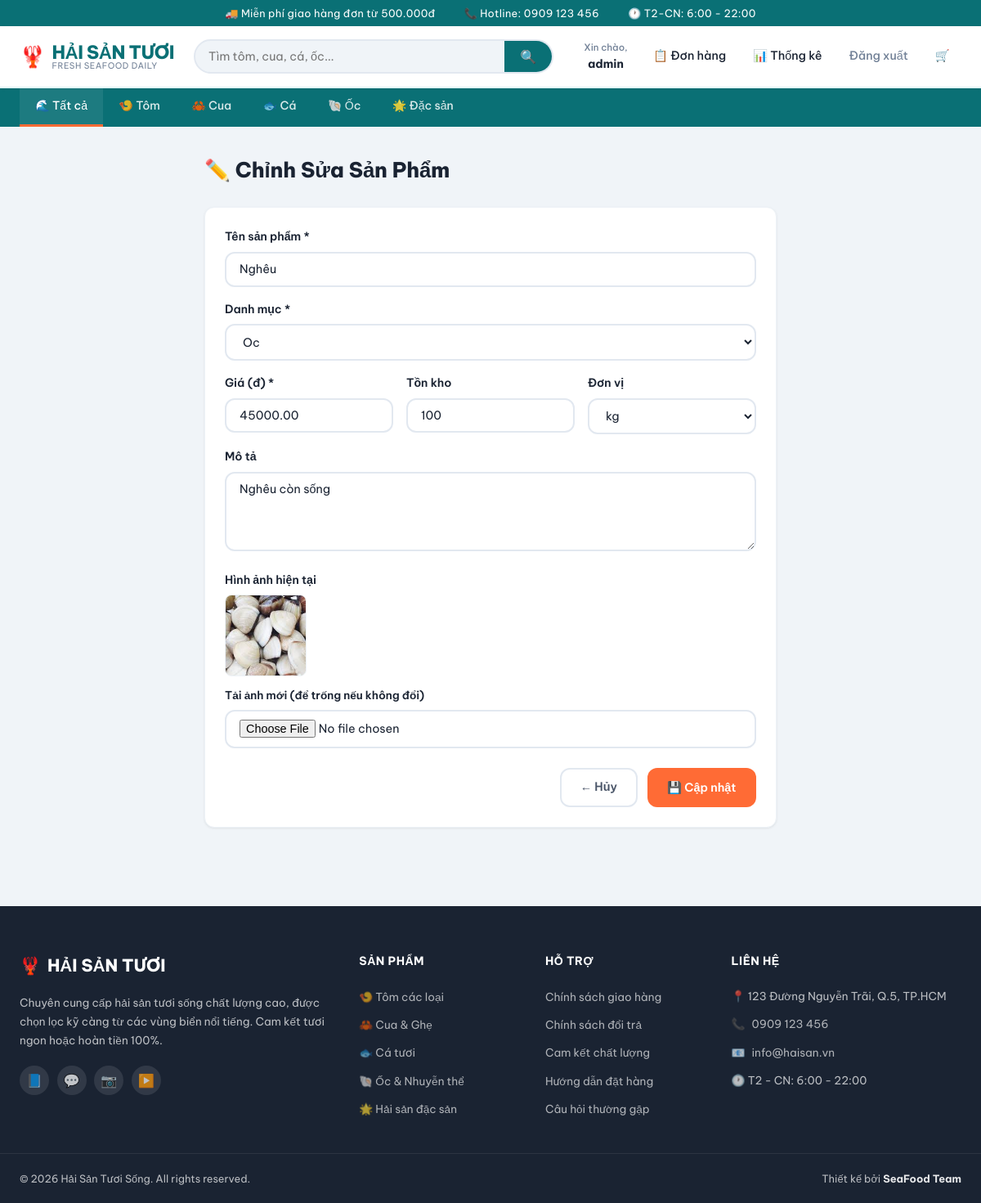
/admin/edit_product?id=8 (signed in), run on the app's committed database.
### tables this page shows
CREATE TABLE IF NOT EXISTS `products` (
  `id` int NOT NULL AUTO_INCREMENT,
  `category_id` int DEFAULT NULL,
  `name` varchar(150) NOT NULL,
  `description` text,
  `price` decimal(10,2) NOT NULL,
  `stock` int DEFAULT '0',
  `unit` varchar(20) DEFAULT 'kg',
  `image` varchar(255) DEFAULT NULL,
  `is_active` tinyint(1) DEFAULT '1',
  `created_at` timestamp NULL DEFAULT CURRENT_TIMESTAMP,
  PRIMARY KEY (`id`),
  KEY `category_id` (`category_id`),
  CONSTRAINT `products_ibfk_1` FOREIGN KEY (`category_id`) REFERENCES `categories` (`id`) ON DELETE SET NULL
);

CREATE TABLE IF NOT EXISTS `categories` (
  `id` int NOT NULL AUTO_INCREMENT,
  `name` varchar(100) NOT NULL,
  `slug` varchar(100) NOT NULL,
  `icon` varchar(10) DEFAULT '????',
  `description` text,
  `created_at` timestamp NULL DEFAULT CURRENT_TIMESTAMP,
  PRIMARY KEY (`id`),
  UNIQUE KEY `slug` (`slug`)
);

### app/controllers/AdminController.php (called while the page is built, shortened)
<?php
require_once 'app/models/ProductModel.php';
require_once 'app/models/CategoryModel.php';
class AdminController {
    public function edit_product() {
        $id = intval($_GET['id'] ?? 0);
        $product    = ProductModel::getById($id);
        $categories = CategoryModel::getAll();
        include 'app/views/admin/edit_product.php';
    }
}
?>

### index.php (called while the page is built, shortened)
<?php
require_once 'app/models/ProductModel.php';
$url = $_GET['url'] ?? '';
$url = rtrim($url, '/');
$url = filter_var($url, FILTER_SANITIZE_URL);
$url = explode('/', $url);
$action = isset($url[1]) && $url[1] != '' ? $url[1] : 'index';
$controller = new $controllerName();
call_user_func_array([$controller, $action], array_slice($url, 2));
?>

### app/models/ProductModel.php (called while the page is built, shortened)
<?php
class ProductModel {
    public static function getById($id) {
        $database = new Database();
        $conn = $database->getConnection();
        $query = "SELECT p.*, c.name AS category_name, c.slug AS category_slug, c.icon AS category_icon
                  FROM products p
                  LEFT JOIN categories c ON p.category_id = c.id
                  WHERE p.id = ? LIMIT 1";
        $stmt = $conn->prepare($query);
        $stmt->bindParam(1, $id);
        $stmt->execute();
        return $stmt->fetch(PDO::FETCH_ASSOC);
    }
}
?>

### app/models/CategoryModel.php (called while the page is built, shortened)
<?php
class CategoryModel {
    public static function getAll() {
        $database = new Database();
        $conn = $database->getConnection();
        $stmt = $conn->prepare("SELECT * FROM categories ORDER BY id ASC");
        $stmt->execute();
        return $stmt->fetchAll(PDO::FETCH_ASSOC);
    }
}
?>

### app/views/admin/edit_product.php (the view, shortened to what this page needs)
<div style="max-width:700px;margin:0 auto;">
    <h1 class="page-title">✏️ Chỉnh Sửa Sản Phẩm</h1>
    <div class="card">
        <form action="/banhaisan/admin/update_product" method="POST" enctype="multipart/form-data">
            <div class="form-group">
                <label class="form-label">Tên sản phẩm *</label>
                <input type="text" name="name" class="form-control"
                       value="<?php echo htmlspecialchars($product['name']); ?>" required>
            </div>
            <div class="form-group">
                <label class="form-label">Danh mục *</label>
                <select name="category_id" class="form-control" required>
                    <?php foreach ($categories as $cat): ?>
                        <option value="<?php echo $cat['id']; ?>"
                            <?php echo ($product['category_id'] == $cat['id']) ? 'selected' : ''; ?>>
                            <?php echo $cat['icon']; ?> <?php echo htmlspecialchars($cat['name']); ?>
                        </option>
                    <?php endforeach; ?>
                </select>
            </div>
            <div style="display:grid;grid-template-columns:1fr 1fr 1fr;gap:1rem;">
                <div class="form-group">
                    <label class="form-label">Giá (đ) *</label>
                    <input type="number" name="price" class="form-control"
                           value="<?php echo $product['price']; ?>" required min="0">
                </div>
                <div class="form-group">
                    <label class="form-label">Tồn kho</label>
                    <input type="number" name="stock" class="form-control"
                           value="<?php echo $product['stock'] ?? 0; ?>" min="0">
                </div>
                <div class="form-group">
                    <label class="form-label">Đơn vị</label>
                    <select name="unit" class="form-control">
                        <option value="kg"  <?php echo ($product['unit'] ?? 'kg') == 'kg'  ? 'selected' : ''; ?>>kg</option>
                    </select>
                </div>
            </div>
            <div class="form-group">
                <label class="form-label">Mô tả</label>
                <textarea name="description" class="form-control" rows="4"><?php echo htmlspecialchars($product['description'] ?? ''); ?></textarea>
            </div>
            <div class="form-group">
                <label class="form-label">Hình ảnh hiện tại</label>
                <?php if (!empty($product['image'])): ?>
                    <div style="margin-bottom:0.75rem;">
                        <img src="/banhaisan/public/images/<?php echo htmlspecialchars($product['image']); ?>"
                             style="width:100px;height:100px;object-fit:cover;border-radius:8px;border:1px solid var(--border-light);"
                             onerror="this.style.display='none'">
                    </div>
                <?php endif; ?>
                <label class="form-label" style="font-size:0.85rem;">Tải ảnh mới (để trống nếu không đổi)</label>
                <input type="file" name="image" class="form-control" accept="image/*">
            </div>
            <div style="display:flex;gap:0.75rem;justify-content:flex-end;margin-top:1.5rem;">
                <a href="/banhaisan/admin/products" class="btn btn-ghost">← Hủy</a>
                <button type="submit" class="btn btn-accent">💾 Cập nhật</button>
            </div>
        </form>
    </div>
</div>
<?php $content = ob_get_clean(); include __DIR__ . '/../layout.php'; ?>

### public/css/style.css (style rules this page uses)
:root { --primary: #0a7075; --primary-dark: #065a5f; --primary-light: #e0f4f4; --accent: #FF6B35; --accent-dark: #e55a25; --success: #27ae60; --danger: #e74c3c; --warning: #f39c12; --info: #2980b9; --text-dark: #1a2332; --text-body: #4a5568; --text-light: #718096; --text-white: #ffffff; --bg-page: #f0f4f8; --bg-white: #ffffff; --bg-light: #f7fafc; --bg-card: #ffffff; --border: #e2e8f0; --border-light: #edf2f7; --shadow-sm: 0 1px 3px rgba(0,0,0,0.08); --shadow-md: 0 4px 16px rgba(0,0,0,0.10); --shadow-lg: 0 8px 32px rgba(0,0,0,0.12); --shadow-hover: 0 12px 40px rgba(10,112,117,0.18); --radius-sm: 6px; --radius-md: 12px; --radius-lg: 20px; --radius-xl: 32px; --transition: all 0.25s ease; --font: 'Be Vietnam Pro', sans-serif; }
*, *::before, *::after { box-sizing: border-box; margin: 0; padding: 0; }
html { scroll-behavior: smooth; }
body { font-family: var(--font); background-color: var(--bg-page); color: var(--text-body); line-height: 1.65; font-size: 15px; }
a { color: inherit; text-decoration: none; transition: var(--transition); }
img { max-width: 100%; display: block; }
.btn { display: inline-flex; align-items: center; justify-content: center; gap: 0.4rem; padding: 0.65rem 1.4rem; background: var(--primary); color: white; border: 2px solid transparent; border-radius: var(--radius-md); font-family: var(--font); font-size: 0.9rem; font-weight: 600; cursor: pointer; transition: var(--transition); text-align: center; white-space: nowrap; }
.btn-accent { background: var(--accent); color: white; }
.btn-ghost { background: transparent; color: var(--text-body); border-color: var(--border); }
.form-group { margin-bottom: 1rem; }
.form-label { display: block; font-size: 0.88rem; font-weight: 600; color: var(--text-dark); margin-bottom: 0.4rem; }
.form-control { width: 100%; padding: 0.65rem 1rem; border: 2px solid var(--border); border-radius: var(--radius-md); font-family: var(--font); font-size: 0.9rem; color: var(--text-dark); background: var(--bg-white); outline: none; transition: var(--transition); }
.form-control::placeholder { color: var(--text-light); font-size: 0.88rem; }
select.form-control { cursor: pointer; }
textarea.form-control { resize: vertical; min-height: 80px; }
.card { background: var(--bg-white); border-radius: var(--radius-md); padding: 1.5rem; box-shadow: var(--shadow-sm); border: 1px solid var(--border-light); }
.page-title { font-size: 1.6rem; font-weight: 800; color: var(--text-dark); margin-bottom: 1.5rem; display: flex; align-items: center; gap: 0.5rem; }

### data on the page
products: name "Nghêu", category_id "Oc", price "45000.00", stock "100", unit "kg", description "Nghêu còn sống", image (picture)

### other printed values
explode(' ', $_SESSION['username'])[0] "admin"
